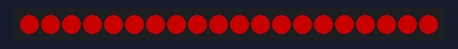
This sketch was run on a simulated Arduino Uno, built with avr-gcc and run on an emulated ATmega328P. Shown: 20 RGB LEDs in strip order, left to right. Dim RGB values are drawn brighter than linear.

Above: at 4.04 s.
At 6.28 s:
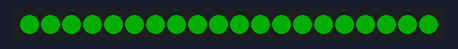
At 8.52 s:
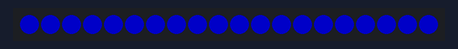
At 10.75 s:
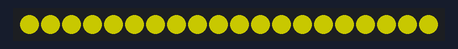
At 12.99 s:
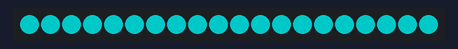
At 15.23 s:
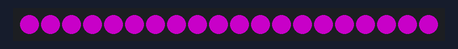

The sketch:

ARGBfan1.ino
```cpp
#include <FastLED.h>

FASTLED_USING_NAMESPACE

#if defined(FASTLED_VERSION) && (FASTLED_VERSION < 3001000)
#warning "Requires FastLED 3.1 or later; check github for latest code."
#endif

#define DATA_PIN    3
#define LED_TYPE    WS2811
#define COLOR_ORDER RGB
#define NUM_LEDS    20
CRGB leds[NUM_LEDS];

#define BRIGHTNESS          100
#define COLOR_CHANGE_DELAY  100
#define on_off  50

void setup() {
    delay(3000); // 3 second delay for recovery

    // Tell FastLED about the LED strip configuration
    FastLED.addLeds<LED_TYPE, DATA_PIN, COLOR_ORDER>(leds, NUM_LEDS).setCorrection(TypicalLEDStrip);
    // Set master brightness control
    FastLED.setBrightness(BRIGHTNESS);
}

void loop() {
    // Define the colors to cycle through
    CRGB colors[] = {CRGB::Red, CRGB::Green, CRGB::Blue, CRGB::Yellow, CRGB::Cyan, CRGB::Magenta};
    static int colorIndex = 0;

    // Turn on each LED sequentially, all LEDs stay on until the end of the sequence
    for (int i = 0; i < NUM_LEDS; i++) {
        leds[i] = colors[colorIndex];
        FastLED.show();
        delay(on_off);  // Adjust the delay to control the speed of the sequence
    }

    // Wait 3 seconds with all LEDs on
    delay(COLOR_CHANGE_DELAY);

    // Turn off each LED sequentially
    for (int i = 0; i < NUM_LEDS; i++) {
        leds[i] = CRGB::Black;
        FastLED.show();
        delay(on_off);  // Adjust the delay to control the speed of the sequence
    }

    // Wait 3 seconds with all LEDs off
    delay(COLOR_CHANGE_DELAY);

    // Move to the next color
    colorIndex = (colorIndex + 1) % (sizeof(colors) / sizeof(colors[0]));
}
```

Measured:
- by itself, everything shown: repeats every 13.4 s, in 240 steps
